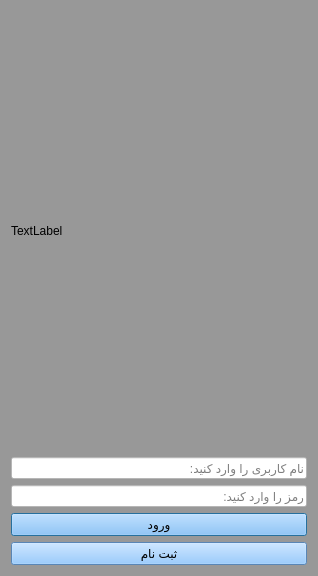
<?xml version="1.0" encoding="UTF-8"?>
<ui version="4.0">
 <class>Dialog</class>
 <widget class="QDialog" name="Dialog">
  <property name="geometry">
   <rect>
    <x>0</x>
    <y>0</y>
    <width>318</width>
    <height>576</height>
   </rect>
  </property>
  <property name="windowTitle">
   <string>Dialog</string>
  </property>
  <property name="styleSheet">
   <string notr="true">background-color: rgb(152, 152, 152);</string>
  </property>
  <layout class="QVBoxLayout" name="verticalLayout">
   <item>
    <widget class="QLabel" name="label">
     <property name="styleSheet">
      <string notr="true">image: url(:/images/login.png);</string>

     </property>
     <property name="text">
      <string>TextLabel</string>
     </property>
    </widget>
   </item>
   <item>
    <widget class="QLineEdit" name="usernamef">
     <property name="styleSheet">
      <string notr="true">background-color: rgb(255, 255, 255);</string>
     </property>
     <property name="placeholderText">
      <string>نام کاربری را وارد کنید:</string>
     </property>
    </widget>
   </item>
   <item>
    <widget class="QLineEdit" name="passwordf">
     <property name="styleSheet">
      <string notr="true">background-color: rgb(255, 255, 255);</string>
     </property>
     <property name="placeholderText">
      <string>رمز را وارد کنید:</string>
     </property>
    </widget>
   </item>
   <item>
    <widget class="QPushButton" name="loginb">
     <property name="styleSheet">
      <string notr="true">background-color: rgb(125, 188, 255);</string>
     </property>
     <property name="text">
      <string>ورود</string>
     </property>
    </widget>
   </item>
   <item>
    <widget class="QPushButton" name="registerb">
     <property name="styleSheet">
      <string notr="true">background-color: rgb(125, 188, 255);</string>
     </property>
     <property name="text">
      <string>ثبت نام</string>
     </property>
    </widget>
   </item>
  </layout>
 </widget>
 <resources>
  <include location="pics.grc.qrc"/>
 </resources>
 <connections/>
</ui>
